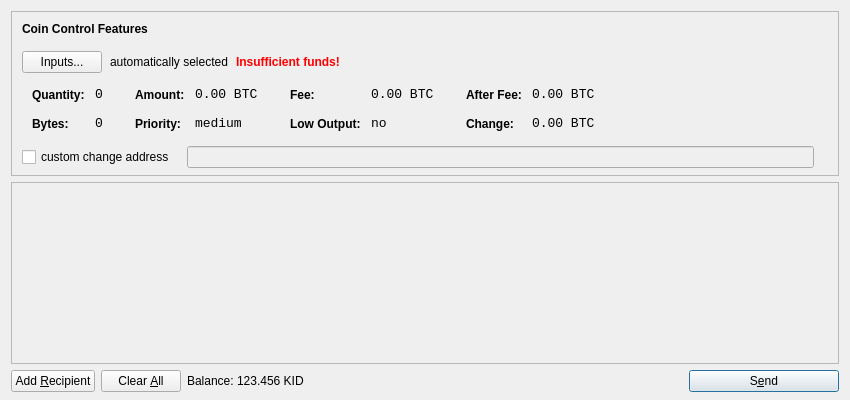
<?xml version="1.0" encoding="UTF-8"?>
<ui version="4.0">
 <class>SendCoinsDialog</class>
 <widget class="QDialog" name="SendCoinsDialog">
  <property name="geometry">
   <rect>
    <x>0</x>
    <y>0</y>
    <width>850</width>
    <height>400</height>
   </rect>
  </property>
  <property name="windowTitle">
   <string>Send Coins</string>
  </property>
  <layout class="QVBoxLayout" name="verticalLayout" stretch="0,1,0">
   <property name="bottomMargin">
    <number>8</number>
   </property>
   <item>
    <widget class="QFrame" name="frameCoinControl">
     <property name="sizePolicy">
      <sizepolicy hsizetype="Expanding" vsizetype="Expanding">
       <horstretch>0</horstretch>
       <verstretch>0</verstretch>
      </sizepolicy>
     </property>
     <property name="maximumSize">
      <size>
       <width>16777215</width>
       <height>16777215</height>
      </size>
     </property>
     <property name="frameShape">
      <enum>QFrame::StyledPanel</enum>
     </property>
     <property name="frameShadow">
      <enum>QFrame::Sunken</enum>
     </property>
     <layout class="QVBoxLayout" name="verticalLayoutCoinControl2">
      <property name="spacing">
       <number>-1</number>
      </property>
      <property name="leftMargin">
       <number>0</number>
      </property>
      <property name="topMargin">
       <number>0</number>
      </property>
      <property name="rightMargin">
       <number>0</number>
      </property>
      <property name="bottomMargin">
       <number>6</number>
      </property>
      <item>
       <layout class="QVBoxLayout" name="verticalLayoutCoinControl" stretch="0,0,0,0,1">
        <property name="spacing">
         <number>0</number>
        </property>
        <property name="leftMargin">
         <number>10</number>
        </property>
        <property name="topMargin">
         <number>10</number>
        </property>
        <item>
         <layout class="QHBoxLayout" name="horizontalLayoutCoinControl1">
          <property name="bottomMargin">
           <number>15</number>
          </property>
          <item>
           <widget class="QLabel" name="labelCoinControlFeatures">
            <property name="sizePolicy">
             <sizepolicy hsizetype="Preferred" vsizetype="Maximum">
              <horstretch>0</horstretch>
              <verstretch>0</verstretch>
             </sizepolicy>
            </property>
            <property name="font">
             <font>
              <weight>75</weight>
              <bold>true</bold>
             </font>
            </property>
            <property name="styleSheet">
             <string notr="true">font-weight:bold;</string>
            </property>
            <property name="text">
             <string>Coin Control Features</string>
            </property>
           </widget>
          </item>
         </layout>
        </item>
        <item>
         <layout class="QHBoxLayout" name="horizontalLayoutCoinControl2" stretch="0,0,0,0">
          <property name="spacing">
           <number>8</number>
          </property>
          <property name="bottomMargin">
           <number>10</number>
          </property>
          <item>
           <widget class="QPushButton" name="pushButtonCoinControl">
            <property name="styleSheet">
             <string notr="true"/>
            </property>
            <property name="text">
             <string>Inputs...</string>
            </property>
           </widget>
          </item>
          <item>
           <widget class="QLabel" name="labelCoinControlAutomaticallySelected">
            <property name="text">
             <string>automatically selected</string>
            </property>
            <property name="margin">
             <number>5</number>
            </property>
           </widget>
          </item>
          <item>
           <widget class="QLabel" name="labelCoinControlInsuffFunds">
            <property name="font">
             <font>
              <weight>75</weight>
              <bold>true</bold>
             </font>
            </property>
            <property name="styleSheet">
             <string notr="true">color:red;font-weight:bold;</string>
            </property>
            <property name="text">
             <string>Insufficient funds!</string>
            </property>
            <property name="margin">
             <number>5</number>
            </property>
           </widget>
          </item>
          <item>
           <spacer name="horizontalSpacerCoinControl">
            <property name="orientation">
             <enum>Qt::Horizontal</enum>
            </property>
            <property name="sizeHint" stdset="0">
             <size>
              <width>40</width>
              <height>1</height>
             </size>
            </property>
           </spacer>
          </item>
         </layout>
        </item>
        <item>
         <widget class="QWidget" name="widgetCoinControl" native="true">
          <property name="sizePolicy">
           <sizepolicy hsizetype="Preferred" vsizetype="Preferred">
            <horstretch>0</horstretch>
            <verstretch>0</verstretch>
           </sizepolicy>
          </property>
          <property name="minimumSize">
           <size>
            <width>0</width>
            <height>0</height>
           </size>
          </property>
          <property name="styleSheet">
           <string notr="true"/>
          </property>
          <layout class="QHBoxLayout" name="horizontalLayoutCoinControl5">
           <property name="margin">
            <number>0</number>
           </property>
           <item>
            <layout class="QHBoxLayout" name="horizontalLayoutCoinControl3" stretch="0,0,0,1">
             <property name="spacing">
              <number>20</number>
             </property>
             <property name="topMargin">
              <number>0</number>
             </property>
             <property name="bottomMargin">
              <number>10</number>
             </property>
             <item>
              <layout class="QFormLayout" name="formLayoutCoinControl1">
               <property name="horizontalSpacing">
                <number>10</number>
               </property>
               <property name="verticalSpacing">
                <number>14</number>
               </property>
               <property name="leftMargin">
                <number>10</number>
               </property>
               <property name="topMargin">
                <number>4</number>
               </property>
               <property name="rightMargin">
                <number>6</number>
               </property>
               <item row="0" column="0">
                <widget class="QLabel" name="labelCoinControlQuantityText">
                 <property name="styleSheet">
                  <string notr="true">font-weight:bold;</string>
                 </property>
                 <property name="text">
                  <string>Quantity:</string>
                 </property>
                 <property name="margin">
                  <number>0</number>
                 </property>
                </widget>
               </item>
               <item row="0" column="1">
                <widget class="QLabel" name="labelCoinControlQuantity">
                 <property name="font">
                  <font>
                   <family>Monospace</family>
                   <pointsize>10</pointsize>
                  </font>
                 </property>
                 <property name="cursor">
                  <cursorShape>IBeamCursor</cursorShape>
                 </property>
                 <property name="contextMenuPolicy">
                  <enum>Qt::ActionsContextMenu</enum>
                 </property>
                 <property name="text">
                  <string notr="true">0</string>
                 </property>
                 <property name="margin">
                  <number>0</number>
                 </property>
                 <property name="textInteractionFlags">
                  <set>Qt::LinksAccessibleByMouse|Qt::TextSelectableByKeyboard|Qt::TextSelectableByMouse</set>
                 </property>
                </widget>
               </item>
               <item row="1" column="0">
                <widget class="QLabel" name="labelCoinControlBytesText">
                 <property name="styleSheet">
                  <string notr="true">font-weight:bold;</string>
                 </property>
                 <property name="text">
                  <string>Bytes:</string>
                 </property>
                </widget>
               </item>
               <item row="1" column="1">
                <widget class="QLabel" name="labelCoinControlBytes">
                 <property name="font">
                  <font>
                   <family>Monospace</family>
                   <pointsize>10</pointsize>
                  </font>
                 </property>
                 <property name="cursor">
                  <cursorShape>IBeamCursor</cursorShape>
                 </property>
                 <property name="contextMenuPolicy">
                  <enum>Qt::ActionsContextMenu</enum>
                 </property>
                 <property name="text">
                  <string notr="true">0</string>
                 </property>
                 <property name="textInteractionFlags">
                  <set>Qt::LinksAccessibleByMouse|Qt::TextSelectableByKeyboard|Qt::TextSelectableByMouse</set>
                 </property>
                </widget>
               </item>
              </layout>
             </item>
             <item>
              <layout class="QFormLayout" name="formLayoutCoinControl2">
               <property name="horizontalSpacing">
                <number>10</number>
               </property>
               <property name="verticalSpacing">
                <number>14</number>
               </property>
               <property name="leftMargin">
                <number>6</number>
               </property>
               <property name="topMargin">
                <number>4</number>
               </property>
               <property name="rightMargin">
                <number>6</number>
               </property>
               <item row="0" column="0">
                <widget class="QLabel" name="labelCoinControlAmountText">
                 <property name="styleSheet">
                  <string notr="true">font-weight:bold;</string>
                 </property>
                 <property name="text">
                  <string>Amount:</string>
                 </property>
                 <property name="margin">
                  <number>0</number>
                 </property>
                </widget>
               </item>
               <item row="0" column="1">
                <widget class="QLabel" name="labelCoinControlAmount">
                 <property name="font">
                  <font>
                   <family>Monospace</family>
                   <pointsize>10</pointsize>
                  </font>
                 </property>
                 <property name="cursor">
                  <cursorShape>IBeamCursor</cursorShape>
                 </property>
                 <property name="contextMenuPolicy">
                  <enum>Qt::ActionsContextMenu</enum>
                 </property>
                 <property name="text">
                  <string notr="true">0.00 BTC</string>
                 </property>
                 <property name="textInteractionFlags">
                  <set>Qt::LinksAccessibleByMouse|Qt::TextSelectableByKeyboard|Qt::TextSelectableByMouse</set>
                 </property>
                </widget>
               </item>
               <item row="1" column="0">
                <widget class="QLabel" name="labelCoinControlPriorityText">
                 <property name="styleSheet">
                  <string notr="true">font-weight:bold;</string>
                 </property>
                 <property name="text">
                  <string>Priority:</string>
                 </property>
                </widget>
               </item>
               <item row="1" column="1">
                <widget class="QLabel" name="labelCoinControlPriority">
                 <property name="font">
                  <font>
                   <family>Monospace</family>
                   <pointsize>10</pointsize>
                  </font>
                 </property>
                 <property name="cursor">
                  <cursorShape>IBeamCursor</cursorShape>
                 </property>
                 <property name="contextMenuPolicy">
                  <enum>Qt::ActionsContextMenu</enum>
                 </property>
                 <property name="text">
                  <string>medium</string>
                 </property>
                 <property name="textInteractionFlags">
                  <set>Qt::LinksAccessibleByMouse|Qt::TextSelectableByKeyboard|Qt::TextSelectableByMouse</set>
                 </property>
                </widget>
               </item>
              </layout>
             </item>
             <item>
              <layout class="QFormLayout" name="formLayoutCoinControl3">
               <property name="horizontalSpacing">
                <number>10</number>
               </property>
               <property name="verticalSpacing">
                <number>14</number>
               </property>
               <property name="leftMargin">
                <number>6</number>
               </property>
               <property name="topMargin">
                <number>4</number>
               </property>
               <property name="rightMargin">
                <number>6</number>
               </property>
               <item row="0" column="0">
                <widget class="QLabel" name="labelCoinControlFeeText">
                 <property name="styleSheet">
                  <string notr="true">font-weight:bold;</string>
                 </property>
                 <property name="text">
                  <string>Fee:</string>
                 </property>
                 <property name="margin">
                  <number>0</number>
                 </property>
                </widget>
               </item>
               <item row="0" column="1">
                <widget class="QLabel" name="labelCoinControlFee">
                 <property name="font">
                  <font>
                   <family>Monospace</family>
                   <pointsize>10</pointsize>
                  </font>
                 </property>
                 <property name="cursor">
                  <cursorShape>IBeamCursor</cursorShape>
                 </property>
                 <property name="contextMenuPolicy">
                  <enum>Qt::ActionsContextMenu</enum>
                 </property>
                 <property name="text">
                  <string notr="true">0.00 BTC</string>
                 </property>
                 <property name="textInteractionFlags">
                  <set>Qt::LinksAccessibleByMouse|Qt::TextSelectableByKeyboard|Qt::TextSelectableByMouse</set>
                 </property>
                </widget>
               </item>
               <item row="1" column="0">
                <widget class="QLabel" name="labelCoinControlLowOutputText">
                 <property name="styleSheet">
                  <string notr="true">font-weight:bold;</string>
                 </property>
                 <property name="text">
                  <string>Low Output:</string>
                 </property>
                </widget>
               </item>
               <item row="1" column="1">
                <widget class="QLabel" name="labelCoinControlLowOutput">
                 <property name="font">
                  <font>
                   <family>Monospace</family>
                   <pointsize>10</pointsize>
                  </font>
                 </property>
                 <property name="cursor">
                  <cursorShape>IBeamCursor</cursorShape>
                 </property>
                 <property name="contextMenuPolicy">
                  <enum>Qt::ActionsContextMenu</enum>
                 </property>
                 <property name="text">
                  <string>no</string>
                 </property>
                 <property name="textInteractionFlags">
                  <set>Qt::LinksAccessibleByMouse|Qt::TextSelectableByKeyboard|Qt::TextSelectableByMouse</set>
                 </property>
                </widget>
               </item>
              </layout>
             </item>
             <item>
              <layout class="QFormLayout" name="formLayoutCoinControl4">
               <property name="horizontalSpacing">
                <number>10</number>
               </property>
               <property name="verticalSpacing">
                <number>14</number>
               </property>
               <property name="leftMargin">
                <number>6</number>
               </property>
               <property name="topMargin">
                <number>4</number>
               </property>
               <property name="rightMargin">
                <number>6</number>
               </property>
               <item row="0" column="0">
                <widget class="QLabel" name="labelCoinControlAfterFeeText">
                 <property name="styleSheet">
                  <string notr="true">font-weight:bold;</string>
                 </property>
                 <property name="text">
                  <string>After Fee:</string>
                 </property>
                 <property name="margin">
                  <number>0</number>
                 </property>
                </widget>
               </item>
               <item row="0" column="1">
                <widget class="QLabel" name="labelCoinControlAfterFee">
                 <property name="font">
                  <font>
                   <family>Monospace</family>
                   <pointsize>10</pointsize>
                  </font>
                 </property>
                 <property name="cursor">
                  <cursorShape>IBeamCursor</cursorShape>
                 </property>
                 <property name="contextMenuPolicy">
                  <enum>Qt::ActionsContextMenu</enum>
                 </property>
                 <property name="text">
                  <string notr="true">0.00 BTC</string>
                 </property>
                 <property name="textInteractionFlags">
                  <set>Qt::LinksAccessibleByMouse|Qt::TextSelectableByKeyboard|Qt::TextSelectableByMouse</set>
                 </property>
                </widget>
               </item>
               <item row="1" column="0">
                <widget class="QLabel" name="labelCoinControlChangeText">
                 <property name="styleSheet">
                  <string notr="true">font-weight:bold;</string>
                 </property>
                 <property name="text">
                  <string>Change:</string>
                 </property>
                </widget>
               </item>
               <item row="1" column="1">
                <widget class="QLabel" name="labelCoinControlChange">
                 <property name="font">
                  <font>
                   <family>Monospace</family>
                   <pointsize>10</pointsize>
                  </font>
                 </property>
                 <property name="cursor">
                  <cursorShape>IBeamCursor</cursorShape>
                 </property>
                 <property name="contextMenuPolicy">
                  <enum>Qt::ActionsContextMenu</enum>
                 </property>
                 <property name="text">
                  <string notr="true">0.00 BTC</string>
                 </property>
                 <property name="textInteractionFlags">
                  <set>Qt::LinksAccessibleByMouse|Qt::TextSelectableByKeyboard|Qt::TextSelectableByMouse</set>
                 </property>
                </widget>
               </item>
              </layout>
             </item>
            </layout>
           </item>
          </layout>
         </widget>
        </item>
        <item>
         <layout class="QHBoxLayout" name="horizontalLayoutCoinControl4" stretch="0,0,0">
          <property name="spacing">
           <number>12</number>
          </property>
          <property name="sizeConstraint">
           <enum>QLayout::SetDefaultConstraint</enum>
          </property>
          <property name="topMargin">
           <number>5</number>
          </property>
          <property name="rightMargin">
           <number>5</number>
          </property>
          <item>
           <widget class="QCheckBox" name="checkBoxCoinControlChange">
            <property name="text">
             <string>custom change address</string>
            </property>
           </widget>
          </item>
          <item>
           <widget class="QLineEdit" name="lineEditCoinControlChange">
            <property name="enabled">
             <bool>false</bool>
            </property>
            <property name="sizePolicy">
             <sizepolicy hsizetype="Expanding" vsizetype="Fixed">
              <horstretch>0</horstretch>
              <verstretch>0</verstretch>
             </sizepolicy>
            </property>
           </widget>
          </item>
          <item>
           <widget class="QLabel" name="labelCoinControlChangeLabel">
            <property name="sizePolicy">
             <sizepolicy hsizetype="Preferred" vsizetype="Expanding">
              <horstretch>0</horstretch>
              <verstretch>0</verstretch>
             </sizepolicy>
            </property>
            <property name="minimumSize">
             <size>
              <width>0</width>
              <height>0</height>
             </size>
            </property>
            <property name="text">
             <string/>
            </property>
            <property name="margin">
             <number>3</number>
            </property>
           </widget>
          </item>
         </layout>
        </item>
        <item>
         <spacer name="verticalSpacerCoinControl">
          <property name="orientation">
           <enum>Qt::Vertical</enum>
          </property>
          <property name="sizeHint" stdset="0">
           <size>
            <width>800</width>
            <height>1</height>
           </size>
          </property>
         </spacer>
        </item>
       </layout>
      </item>
     </layout>
    </widget>
   </item>
   <item>
    <widget class="QScrollArea" name="scrollArea">
     <property name="widgetResizable">
      <bool>true</bool>
     </property>
     <widget class="QWidget" name="scrollAreaWidgetContents">
      <property name="geometry">
       <rect>
        <x>0</x>
        <y>0</y>
        <width>830</width>
        <height>165</height>
       </rect>
      </property>
      <layout class="QVBoxLayout" name="verticalLayout_2">
       <property name="margin">
        <number>0</number>
       </property>
       <item>
        <layout class="QVBoxLayout" name="entries">
         <property name="spacing">
          <number>6</number>
         </property>
        </layout>
       </item>
       <item>
        <spacer name="verticalSpacer">
         <property name="orientation">
          <enum>Qt::Vertical</enum>
         </property>
         <property name="sizeHint" stdset="0">
          <size>
           <width>20</width>
           <height>40</height>
          </size>
         </property>
        </spacer>
       </item>
      </layout>
     </widget>
    </widget>
   </item>
   <item>
    <layout class="QHBoxLayout" name="horizontalLayout">
     <item>
      <widget class="QPushButton" name="addButton">
       <property name="toolTip">
        <string>Send to multiple recipients at once</string>
       </property>
       <property name="text">
        <string>Add &amp;Recipient</string>
       </property>
       <property name="icon">
        <iconset resource="../bitcoin.qrc">
         <normaloff>:/icons/add</normaloff>:/icons/add</iconset>
       </property>
       <property name="autoDefault">
        <bool>false</bool>
       </property>
      </widget>
     </item>
     <item>
      <widget class="QPushButton" name="clearButton">
       <property name="sizePolicy">
        <sizepolicy hsizetype="Minimum" vsizetype="Fixed">
         <horstretch>0</horstretch>
         <verstretch>0</verstretch>
        </sizepolicy>
       </property>
       <property name="toolTip">
        <string>Remove all transaction fields</string>
       </property>
       <property name="text">
        <string>Clear &amp;All</string>
       </property>
       <property name="icon">
        <iconset resource="../bitcoin.qrc">
         <normaloff>:/icons/remove</normaloff>:/icons/remove</iconset>
       </property>
       <property name="autoRepeatDelay">
        <number>300</number>
       </property>
       <property name="autoDefault">
        <bool>false</bool>
       </property>
      </widget>
     </item>
     <item>
      <layout class="QHBoxLayout" name="horizontalLayout_2">
       <property name="spacing">
        <number>3</number>
       </property>
       <item>
        <widget class="QLabel" name="label">
         <property name="text">
          <string>Balance:</string>
         </property>
        </widget>
       </item>
       <item>
        <widget class="QLabel" name="labelBalance">
         <property name="cursor">
          <cursorShape>IBeamCursor</cursorShape>
         </property>
         <property name="text">
          <string>123.456 KID</string>
         </property>
         <property name="textInteractionFlags">
          <set>Qt::LinksAccessibleByMouse|Qt::TextSelectableByKeyboard|Qt::TextSelectableByMouse</set>
         </property>
        </widget>
       </item>
      </layout>
     </item>
     <item>
      <spacer name="horizontalSpacer">
       <property name="orientation">
        <enum>Qt::Horizontal</enum>
       </property>
       <property name="sizeHint" stdset="0">
        <size>
         <width>40</width>
         <height>20</height>
        </size>
       </property>
      </spacer>
     </item>
     <item>
      <widget class="QPushButton" name="sendButton">
       <property name="minimumSize">
        <size>
         <width>150</width>
         <height>0</height>
        </size>
       </property>
       <property name="toolTip">
        <string>Confirm the send action</string>
       </property>
       <property name="text">
        <string>S&amp;end</string>
       </property>
       <property name="icon">
        <iconset resource="../bitcoin.qrc">
         <normaloff>:/icons/send</normaloff>:/icons/send</iconset>
       </property>
       <property name="default">
        <bool>true</bool>
       </property>
      </widget>
     </item>
    </layout>
   </item>
  </layout>
 </widget>
 <resources>
  <include location="../bitcoin.qrc"/>
 </resources>
 <connections/>
</ui>
